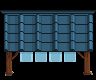

The image is a tile-based game level rendered from a .tmx file. Its description and complete source (layers, tilesets, objects, tile grids) follow:
An orthogonal 6x5 tile map with 16x16 px tiles, 1 tile layer (AlwaysFront).

<map version="1.10" tiledversion="1.11.2" orientation="orthogonal" renderorder="right-down" compressionlevel="0" width="6" height="5" tilewidth="16" tileheight="16" infinite="0" nextlayerid="8" nextobjectid="1">
 <tileset firstgid="1" source="master_canopies.tsx" /><layer id="4" name="AlwaysFront" width="6" height="5">
  <data encoding="csv">
13,14,15,16,17,18,
67,68,69,70,71,72,
121,122,123,124,125,126,
175,176,177,178,179,180,
229,230,231,0,233,234
</data>
 </layer>
</map>
